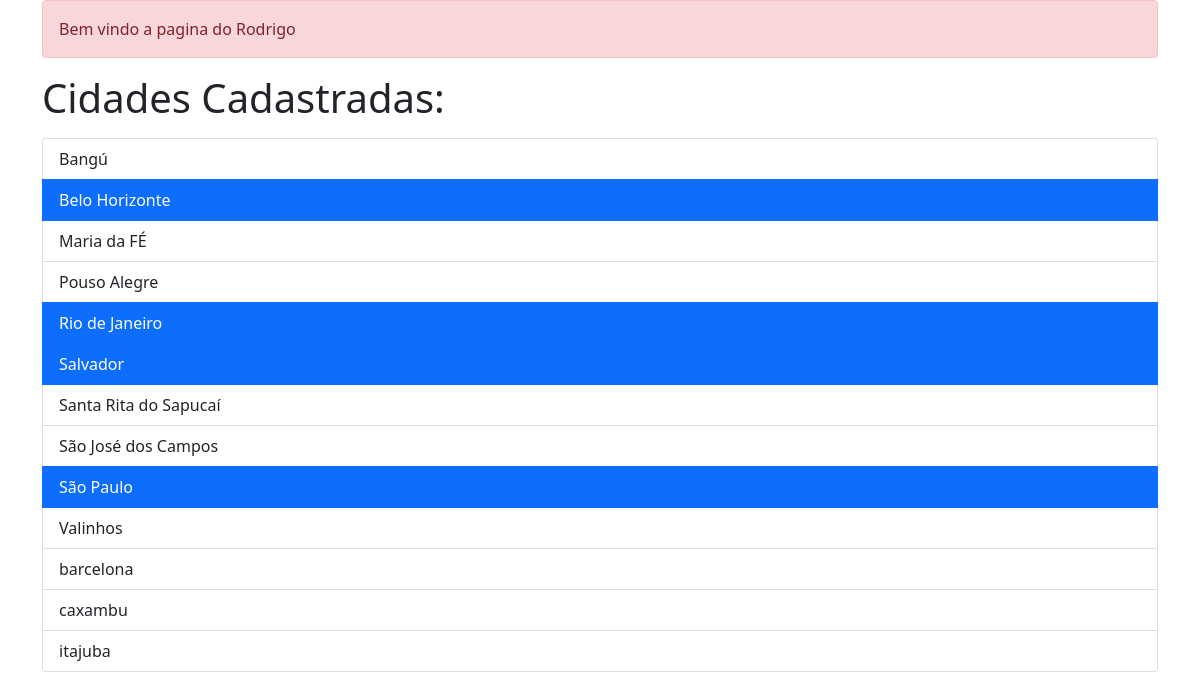
Before: / with the older database file.
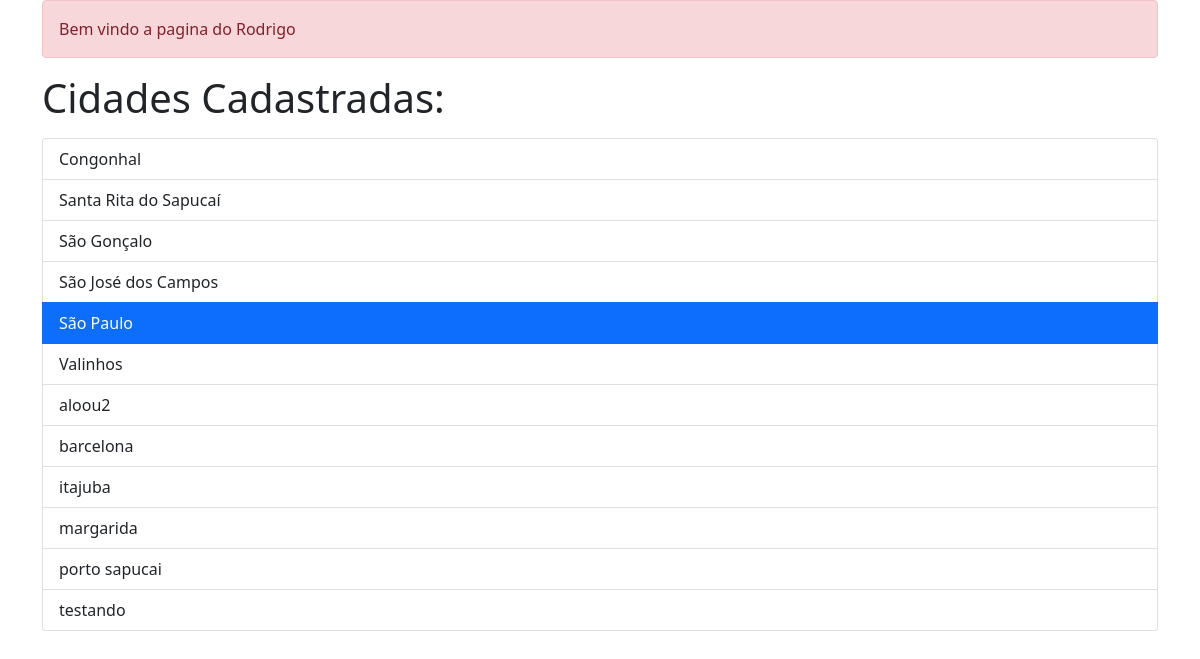
After: the same page with the newer database file.
### cadastros/models.py (models this page shows, shortened)
class Cidade(models.Model):
    estado = models.ForeignKey(Estado, on_delete=models.PROTECT, null=True, blank=False )
    nome = models.CharField(max_length=100, unique= True)
    capital = models.BooleanField(default=False, help_text="Marcar se a cidade for capital")

### cadastros/views.py (the view)
# urls.py: path('', CidadeList.as_view(), name='cidades-list'),
class CidadeList(ListView):
    queryset = Cidade.objects.order_by('nome')
    context_object_name = 'cidades'
    template_name = 'cadastros/lista_cidades.html'

### cadastros/templates/cadastros/lista_cidades.html (shortened to what this page needs)
{% extends 'base.html' %}
{% block conteudo %}
    <h1>Cidades Cadastradas:</h1>
    <ul class="list-group">
        {% for cidade in cidades %}
        <a class="list-group-item list-group-item-action {% if cidade.capital %} active {% endif %}" href="{% url 'cidades-detalhe' cidade.id %}" >{{ cidade.nome }}</a>
        {% endfor %}
    </ul>
{% endblock %}

### templates/base.html (shortened to what this page needs)
<!DOCTYPE html>
<html lang="en">
<head>
    <link href="https://cdn.jsdelivr.net/npm/bootstrap@5.1.3/dist/css/bootstrap.min.css" rel="stylesheet">
</head>
<body>
<div class="container">
    <div class="alert alert-danger " role="alert">Bem vindo a pagina do Rodrigo {{ titulo }}</div>
    {% block conteudo %}
    {% endblock %}
</div>
</body>
</html>

Changed rows visible on the page:
removed Cidade: nome "Bangú"
removed Cidade: nome "Belo Horizonte", capital True (drawn)
removed Cidade: nome "Maria da FÉ"
removed Cidade: nome "Pouso Alegre"
removed Cidade: nome "Rio de Janeiro", capital True (drawn)
removed Cidade: nome "Salvador", capital True (drawn)
removed Cidade: nome "caxambu"
added Cidade: nome "Congonhal"
added Cidade: nome "São Gonçalo"
added Cidade: nome "aloou2"
added Cidade: nome "margarida"
added Cidade: nome "porto sapucai"
added Cidade: nome "testando"
